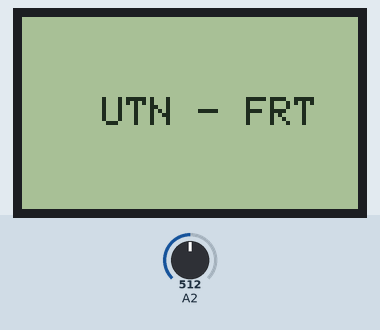
This sketch was run on a simulated Arduino Uno, built with avr-gcc and run on an emulated ATmega328P. Shown: 84×48 one-colour display. The test bench sets the inputs (shaded band); at power-on: A2 = 512. The display library's start-up logo is not drawn.

Above: at 1.1 s.
At 4.2 s:
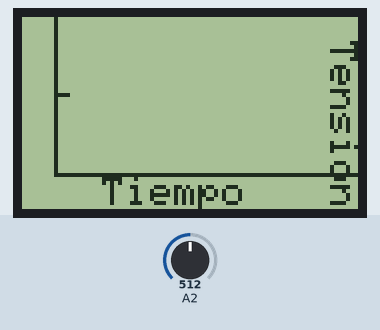
4.3 s: A2 set to 716
6.6 s: A2 set to 900
At 8.1 s:
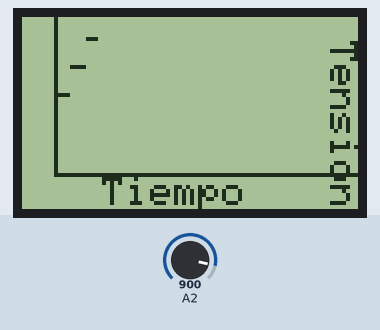
8.6 s: A2 set to 1023
At 11.7 s:
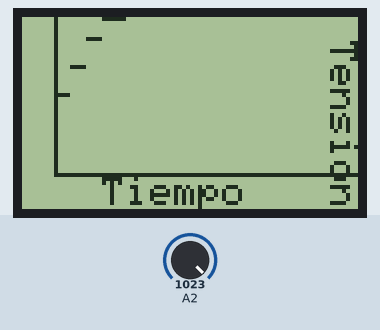
Timing chart, 0 to 13.2 s (numbered marks = the images above; inputs shaded):
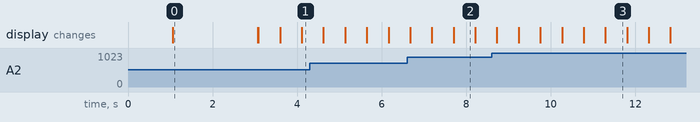

The sketch:

P1E.ino
```cpp
//Universidad Tecnologica Nacional - Facultad Regional Tucuman
//Departamento de Ingenieria Electronica - Sistemas de Control Biomedico
//by Fernandez Francisco Alberto

//Programa que muestra en un Display LCD grafico como varia el valor de un divisor de tension en funcion del tiempo

#include <SPI.h>
#include <Adafruit_GFX.h>
#include <Adafruit_PCD8544.h>

// Software SPI (slower updates, more flexible pin options):
// pin 13 - Serial clock out (SCLK)
// pin 11 - Serial data out (DIN)
// pin 5 - Data/Command select (D/C)
// pin 4 - LCD chip select (CS)
// pin 3 - LCD reset (RST)
Adafruit_PCD8544 display = Adafruit_PCD8544(13, 11, 5, 4, 3);

void ejes(void) {
  // Dibujamos la etiqueta del eje y
  display.setRotation(1);  //rotamos 90 grados para poder escribir desde abajo hacia arriba
  display.setTextSize(1);
  display.setTextColor(BLACK);
  display.setCursor(6,0);
  display.println("Tension");
  // Dibujamos la etiqueta del eje x
  display.setRotation(0);
  display.setTextSize(1);
  display.setTextColor(BLACK);
  display.setCursor(20,40);
  display.println("Tiempo");
  //Dibujamos el eje y
  display.drawLine(8, 0, 8, 39, BLACK);
  //Dibujamos el eje x
  display.drawLine(8, 39, 83, 39, BLACK);
  display.display();
}


void setup()   {
  Serial.begin(9600);
  display.begin();    //iniciamos el display
  display.setContrast(50);    //configuramos el contraste de la pantalla
  display.display(); //mostramos la pantalla de bienvenida
  delay(1000);
  display.clearDisplay();   //limpiamos la pantalla
  //Escribimos en pantalla el msj UTN - FRT antes de comenzar
  display.setTextSize(1);
  display.setTextColor(BLACK);
  display.setCursor(20,20);
  display.println("UTN - FRT");
  display.display();
  delay(2000);
  display.clearDisplay();
}


void loop() {
  ejes();   //llamamos a la funcion que genera los ejes coordenados
  for(int16_t i=9; i<84; i++){
      int pot = analogRead(A2);   //leemos el valor del divisor de tension a traves de un pin analogico, devolviendo un valor entre 0 y 1023
      int16_t v = map(pot, 0, 1023, 38, 0);   //mapeamos pot para convertirlo en un valor entre 38 y 0, lo que nos da la variacion en la tension
      //para 0v -> 0(en la variable pot) -> fila 38 en la pantalla(abajo)
      //para 5v -> 1023(en la variable pot) -> fila 0 en la pantalla(arriba)
      //la varible i nos da la columna y por lo tanto el progreso en el tiempo
      display.drawPixel(i, v, BLACK);     //dibujamos un punto que representa la tension en funcion del tiempo
      display.display();
      delay(500);
  }
  display.clearDisplay();   //cuando se llega al final de la pantalla, limpiamos y volvemos a comenzar
}
```

Measured:
- what the display in image 0 shows lasts 2.0 s, from 1.1 s to 3.1 s
